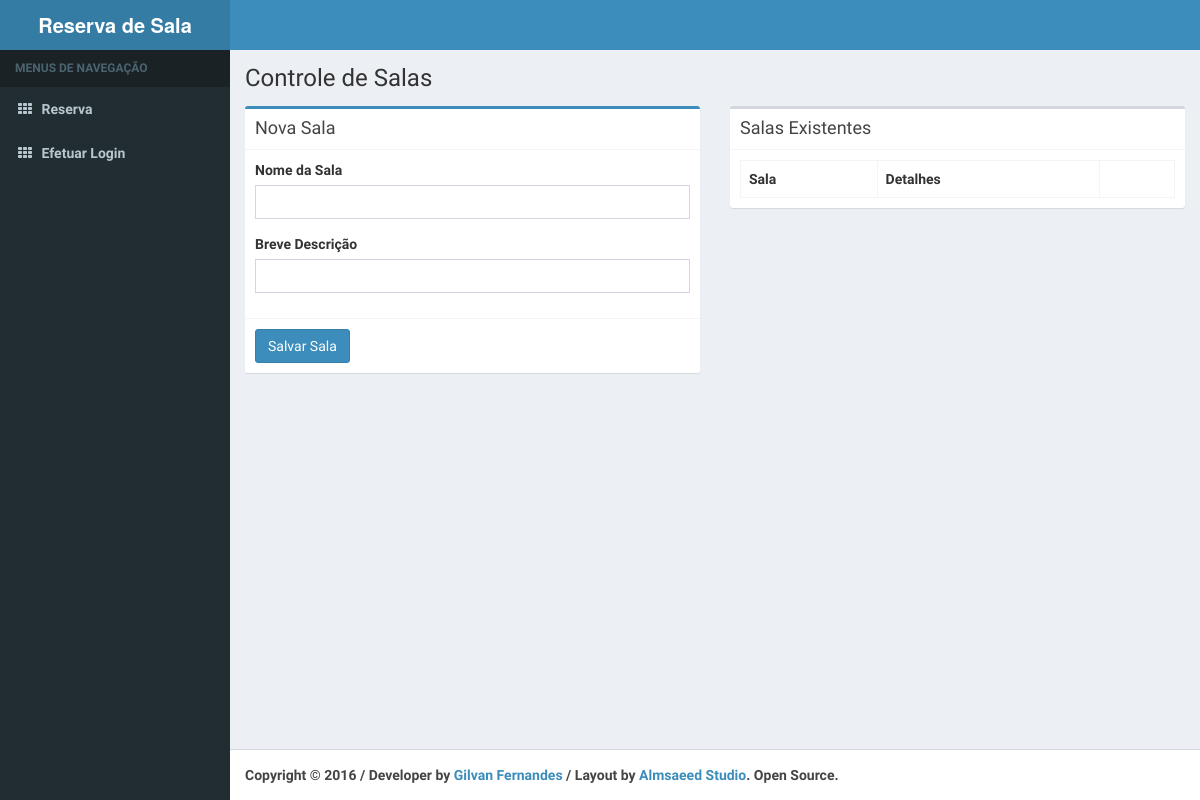
Before: /index.php/sala/acao with the older database file.
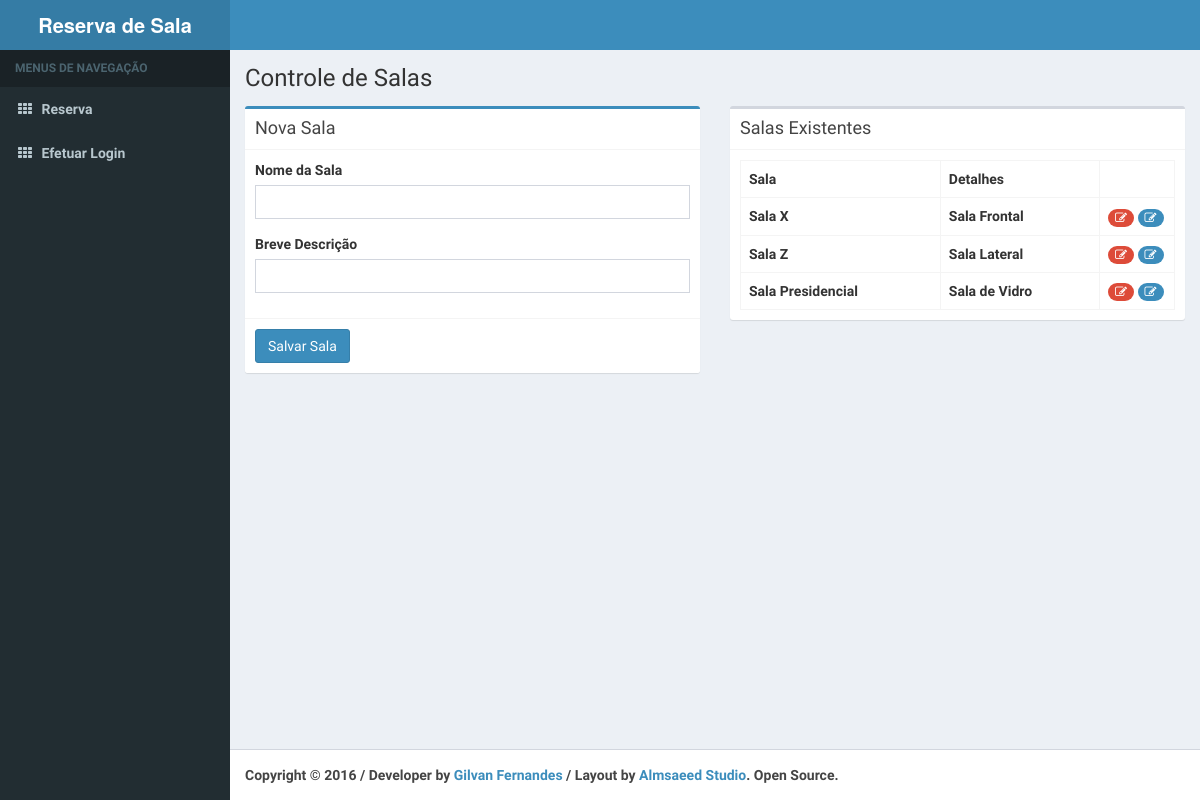
After: the same page with the newer database file.
### tables this page shows
CREATE TABLE `salas` (
  `id` int(11) NOT NULL AUTO_INCREMENT,
  `sala` varchar(45) NOT NULL,
  `detalhes` text,
  `status` int(11) NOT NULL DEFAULT '1',
  `data_cadastro` timestamp NOT NULL DEFAULT CURRENT_TIMESTAMP,
  `data_atualizacao` timestamp NULL DEFAULT NULL,
  PRIMARY KEY (`id`)
);

### application/controllers/Sala.php (called while the page is built, shortened)
<?php
class Sala extends CI_Controller {
    public function __construct(){
        $this->load->model('sala_model');
    }
    public function acao(){
        $aData['rsSalas'] = $this->sala_model->getSala();
        $aData['aSalas']  = $this->sala_model->getSala($this->uri->segment(3));
        if ($this->form_validation->run() === FALSE){
            $this->load->view('template_header');
    		$this->load->view('sala', $aData);
    		$this->load->view('template_footer');
        }
    }
}

### index.php (called while the page is built, shortened)
<?php
require_once BASEPATH.'core/CodeIgniter.php';

### application/models/Sala_model.php (called while the page is built, shortened)
<?php
class Sala_model extends CI_Model {
    public function getSala($iIdSala = NULL){
        if(!empty($iIdSala) && $iIdSala > 0){
            $this->db->where('id', $iIdSala);
            $rsQuery = $this->db->get('salas');
            return $rsQuery->row();
        }else{
            $sSQL  ="     SELECT *              ";
            $sSQL .="       FROM salas          ";
            $sSQL .="      WHERE status = 1;    ";
            $rsSQL = $this->db->query($sSQL);
            return $rsSQL->result();
        }
    }
}

### application/views/sala.php (the view, shortened to what this page needs)
<div class="content-wrapper">
  <section class="content-header">
    <h1>
      Controle de Salas
    </h1>
  </section>
  <section class="content">
    <div class="row">
        <div class="col-md-6">
          <div class="box box-primary">
            <div class="box-header with-border">
              <h3 class="box-title">Nova Sala</h3>
            </div>
            <?php echo form_open('sala/acao'); ?>
              <div class="box-body">
                <div class="form-group">
                  <label>Nome da Sala</label>
                  <input name="sala" class="form-control" value="<?php echo(!empty($aSalas->sala) ? $aSalas->sala : '') ; ?>" type="text">
                </div>
                <div class="form-group">
                  <label for="exampleInputPassword1">Breve Descrição</label>
                  <input name="detalhes" class="form-control" value="<?php echo(!empty($aSalas->detalhes) ? $aSalas->detalhes : '') ; ?>" type="text">
                </div>
              </div>
              <div class="box-footer">
                <button type="submit" class="btn btn-primary">Salvar Sala</button>
              </div>
            </form>
          </div>
        </div>
        <div class="col-md-6">
            <div class="box">
            <div class="box-header with-border">
              <h3 class="box-title">Salas Existentes</h3>
            </div>
            <div class="box-body">
              <table class="table table-bordered">
                <tbody><tr>
                  <th>Sala</th>
                  <th>Detalhes</th>
                  <th style="width: 75px"></th>
                </tr>
                <?php foreach ($rsSalas as $sSala): ?>
                <tr>
                  <td><?php echo $sSala->sala;?></td>
                  <td><?php echo $sSala->detalhes;?></td>
                  <td>
                    <a href="<?php echo site_url('sala/deletar/'.$sSala->id); ?>">
                        <span class="badge bg-red">
                            <i class="fa fa-edit"></i>
                        </span>
                    </a>
                    <a href="<?php echo site_url('sala/acao/'.$sSala->id); ?>">
                      <span class="badge bg-light-blue">
                          <i class="fa fa-edit"></i>
                      </span>
                    </a>
                  </td>
                </tr>
                <?php endforeach;?>
              </tbody>
             </table>
            </div>
          </div>
        </div>
    </div>
  </section>
</div>

Changed rows visible on the page:
added salas: sala "Sala X", detalhes "Sala Frontal"
added salas: sala "Sala Z", detalhes "Sala Lateral"
added salas: sala "Sala Presidencial", detalhes "Sala de Vidro"
